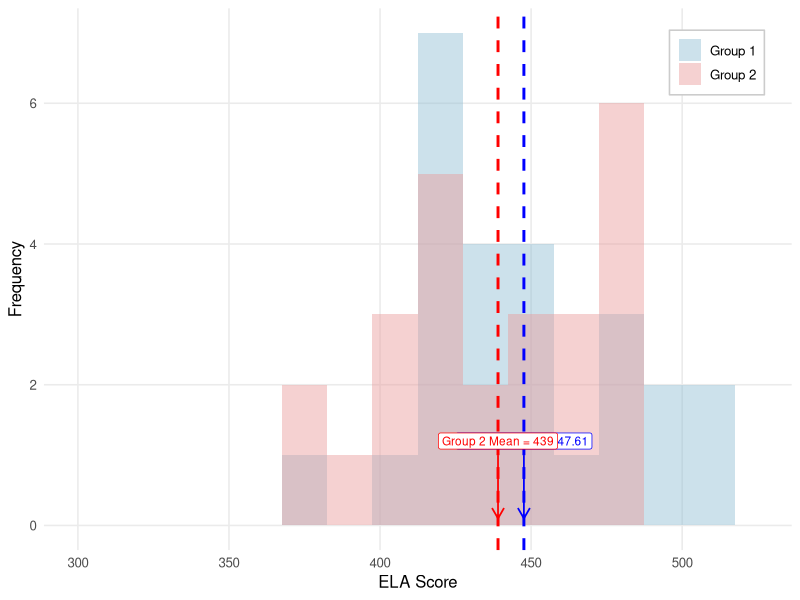
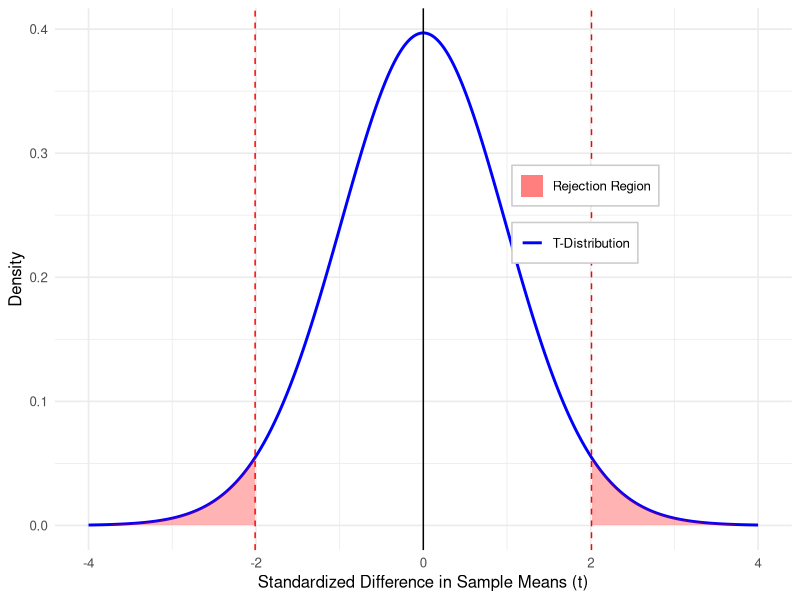
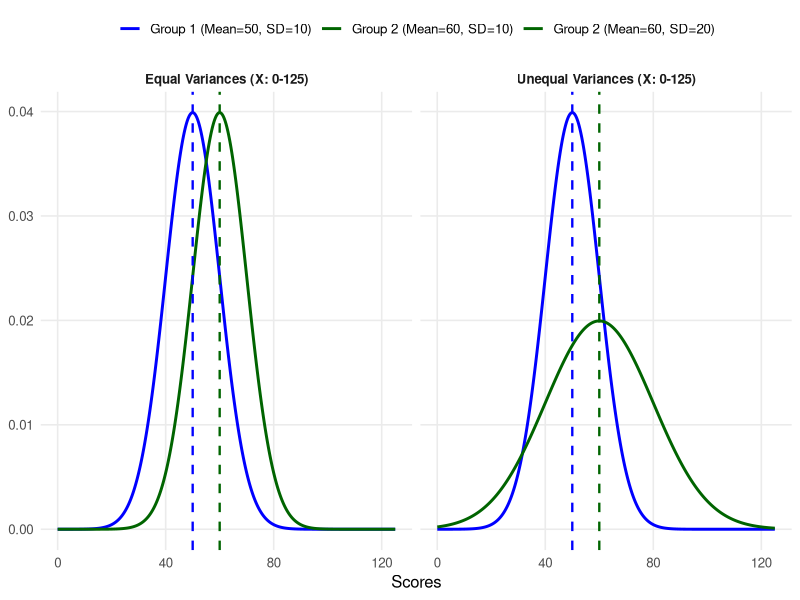
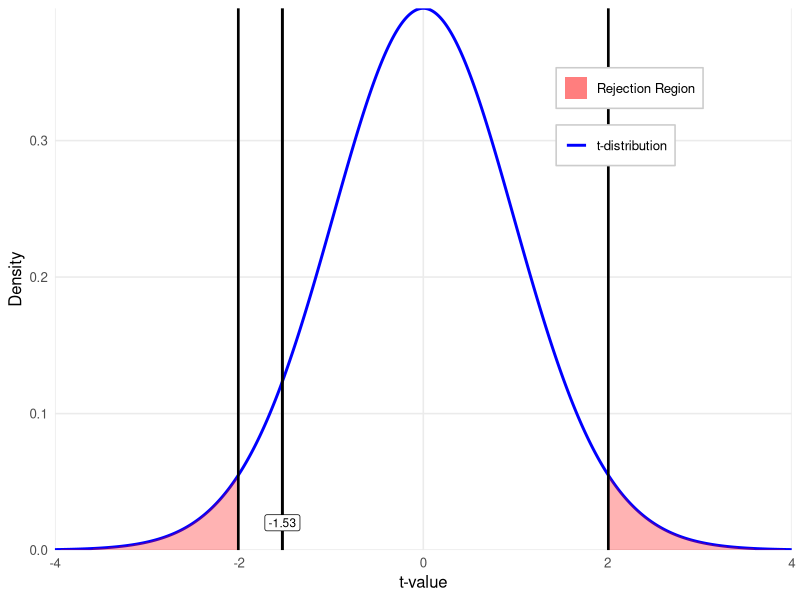
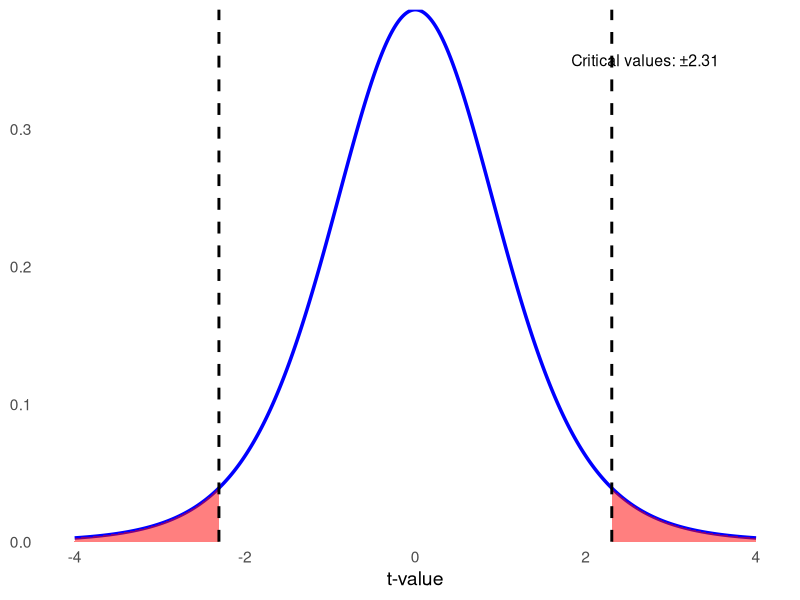
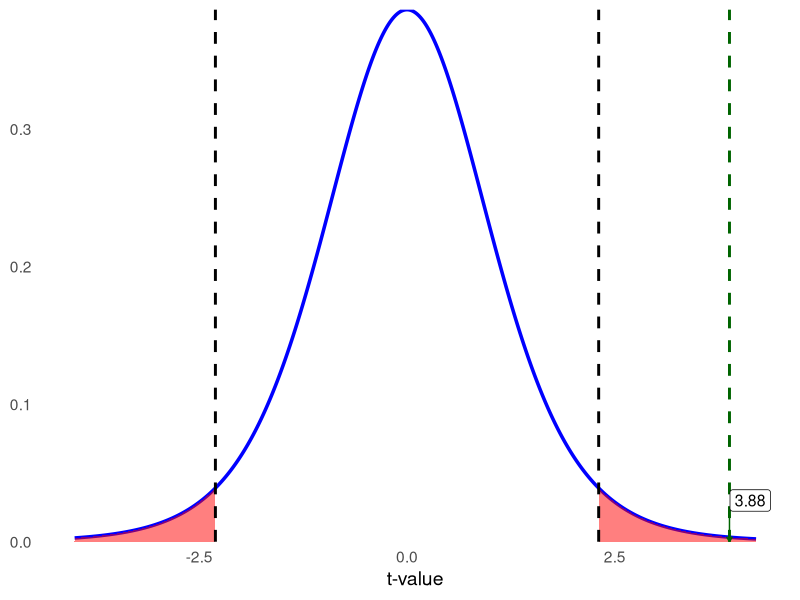
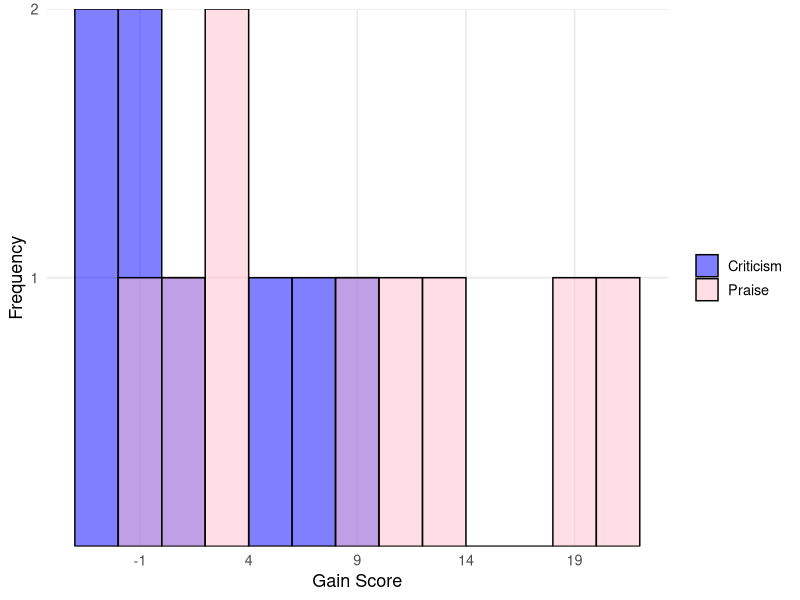

R code for these plots, in order:
## ---- chunk 1
#| label: fig-9.1
#| fig-cap: "Figure 9.1. Overlapping histograms of ELA scores for two third-grade classes"
#| fig-width: 8
#| fig-height: 4.6
#| warning: false
#| message: false
#| echo: false

library(ggplot2)
library(scales)

set.seed(4)
group1 <- rnorm(25, mean = 425.26, sd = 44.99)
group2 <- rnorm(25, mean = 440, sd = 35)

df <- rbind(
  data.frame(score = group1, group = "Group 1"),
  data.frame(score = group2, group = "Group 2")
)

m1 <- mean(group1)
m2 <- mean(group2)

# bins similar to your screenshot
binwidth <- 15

ggplot(df, aes(x = score, fill = group)) +
  geom_histogram(
    binwidth = binwidth,
    position = "identity",
    alpha = 0.45,
    color = NA
  ) +
  geom_vline(xintercept = m1, linetype = "dashed", linewidth = 1, color = "blue") +
  geom_vline(xintercept = m2, linetype = "dashed", linewidth = 1, color = "red") +
  annotate(
    "label",
    x = m1, y = 1.2,
    label = paste0("Group 1 Mean = ", round(m1, 2)),
    size = 3,
    label.size = 0.25,
    fill = "white",
    color = "blue"
  ) +
  annotate(
    "segment",
    x = m1, xend = m1, y = 1.0, yend = 0.1,
    linewidth = 0.6, color = "blue",
    arrow = arrow(length = unit(0.12, "inches"))
  ) +
  annotate(
    "label",
    x = m2, y = 1.2,
    label = paste0("Group 2 Mean = ", round(m2, 0)),
    size = 3,
    label.size = 0.25,
    fill = "white",
    color = "red"
  ) +
  annotate(
    "segment",
    x = m2, xend = m2, y = 1.0, yend = 0.1,
    linewidth = 0.6, color = "red",
    arrow = arrow(length = unit(0.12, "inches"))
  ) +
  scale_fill_manual(
    values = c("Group 1" = "#8fbcd4", "Group 2" = "#e89a9a"),
    breaks = c("Group 1", "Group 2")
  ) +
  coord_cartesian(xlim = c(300, 525)) +
  labs(
    x = "ELA Score",
    y = "Frequency",
    fill = NULL
  ) +
  theme_minimal(base_size = 12) +
  theme(
    legend.position = c(0.9, 0.9),
    legend.background = element_rect(fill = "white", color = "grey80"),
    panel.grid.minor = element_blank()
  )
## ---- chunk 2
#| label: fig-9.2
#| fig-cap: "t-distribution with two-tailed rejection regions"
#| fig-width: 8
#| fig-height: 4.6
#| warning: false
#| message: false
#| echo: false

library(ggplot2)


df <- 49
alpha <- 0.05
tcrit <- qt(1 - alpha/2, df)

x <- seq(-4, 4, length.out = 2000)
curve_df <- data.frame(x = x, y = dt(x, df))

ggplot(curve_df, aes(x, y)) +

  # T distribution line
  geom_line(aes(color = "T-Distribution"), linewidth = 1) +

  # Rejection regions (tails only)
  geom_area(
    data = subset(curve_df, x <= -tcrit),
    aes(fill = "Rejection Region"),
    alpha = 0.3
  ) +
  geom_area(
    data = subset(curve_df, x >= tcrit),
    aes(fill = "Rejection Region"),
    alpha = 0.3
  ) +

  # Critical value lines
  geom_vline(xintercept = -tcrit, linetype = "dashed", color = "red") +
  geom_vline(xintercept = tcrit,  linetype = "dashed", color = "red") +

  # Null line
  geom_vline(
    aes(linetype = "Null Hypothesis (Mean Diff = 0)"),
    xintercept = 0,
    color = "black"
  ) +

  scale_color_manual(values = c("T-Distribution" = "blue"), name = NULL) +
  scale_fill_manual(values = c("Rejection Region" = "red"), name = NULL) +
  scale_linetype_manual(
    values = c("Null Hypothesis (Mean Diff = 0)" = "dashed"),
    name = NULL
  ) +

  labs(
    x = "Standardized Difference in Sample Means (t)",
    y = "Density"
  ) +

  theme_minimal(base_size = 12) +
  theme(
    legend.position = c(0.72, 0.62),
    legend.background = element_rect(fill = "white", color = "grey80")
  )
## ---- chunk 3
#| label: fig-9.3
#| fig-cap: "Normal distributions with equal vs. unequal variances"
#| fig-width: 8
#| fig-height: 4.6
#| warning: false
#| message: false
#| echo: false

library(ggplot2)

x_min <- 0
x_max <- 125
x <- seq(x_min, x_max, length.out = 2000)

params <- data.frame(
  scenario = c("Equal Variances (X: 0-125)", "Equal Variances (X: 0-125)",
               "Unequal Variances (X: 0-125)", "Unequal Variances (X: 0-125)"),
  group    = c("Group 1", "Group 2", "Group 1", "Group 2"),
  mean     = c(50, 60, 50, 60),
  sd       = c(10, 10, 10, 20),
  color    = c("blue", "darkgreen", "blue", "darkgreen")
)

# Build curve data
curve_df <- do.call(rbind, lapply(seq_len(nrow(params)), function(i){
  p <- params[i, ]
  data.frame(
    x = x,
    y = dnorm(x, mean = p$mean, sd = p$sd),
    scenario = p$scenario,
    group = sprintf("%s (Mean=%d, SD=%d)", p$group, p$mean, p$sd),
    mean = p$mean,
    color = p$color
  )
}))

# Means for vlines/legend
means_df <- unique(curve_df[, c("scenario", "group", "mean", "color")])

ggplot(curve_df, aes(x = x, y = y, color = group)) +
  geom_line(linewidth = 1) +
  geom_vline(
    data = means_df,
    aes(xintercept = mean, color = group),
    linetype = "dashed",
    linewidth = 0.8,
    show.legend = FALSE
  ) +
  facet_wrap(~scenario, nrow = 1) +
  coord_cartesian(xlim = c(x_min, x_max)) +
  labs(x = "Scores", y = NULL, color = NULL) +
  scale_color_manual(
    values = setNames(means_df$color, means_df$group)
  ) +
  theme_minimal(base_size = 12) +
  theme(
    legend.position = "top",
    panel.grid.minor = element_blank(),
    strip.text = element_text(face = "bold")
  )

## ---- chunk 4
#| label: fig-9.4
#| fig-cap: "Two-tailed t-test with critical values"
#| fig-width: 8
#| fig-height: 4.6
#| warning: false
#| message: false
#| echo: false

library(ggplot2)

df <- 49
tcrit <- 2.009
t_stat <- -1.53

# Curve data
x <- seq(-4, 4, length.out = 2000)
curve_df <- data.frame(
  x = x,
  y = dt(x, df)
)

# Tail shading data
left_tail  <- subset(curve_df, x <= -tcrit)
right_tail <- subset(curve_df, x >=  tcrit)

ggplot(curve_df, aes(x, y)) +

  # t distribution curve
  geom_line(aes(color = "t-distribution"), linewidth = 1) +

  # rejection regions
  geom_area(data = left_tail,
            aes(fill = "Rejection Region"),
            alpha = 0.3) +
  geom_area(data = right_tail,
            aes(fill = "Rejection Region"),
            alpha = 0.3) +

  # critical value lines
  geom_vline(aes(linetype = "Critical values: ±2.009"),
             xintercept = -tcrit,
             color = "black",
             linewidth = 0.9) +
  geom_vline(aes(linetype = "Critical values: ±2.009"),
             xintercept = tcrit,
             color = "black",
             linewidth = 0.9) +

  # test statistic line
  geom_vline(aes(color = "Test Statistic"),
             xintercept = t_stat,
             linewidth = 1) +

  # label for test statistic
  annotate("label",
           x = t_stat,
           y = 0.02,
           label = "-1.53",
           size = 3,
           label.size = 0.25,
           fill = "white") +

  scale_color_manual(
    values = c(
      "t-distribution" = "blue",
      "Test Statistic" = "darkgreen"
    ),
    name = NULL
  ) +
  scale_fill_manual(
    values = c("Rejection Region" = "red"),
    name = NULL
  ) +
  scale_linetype_manual(
    values = c("Critical values: ±2.009" = "dashed"),
    name = NULL
  ) +

  labs(
    x = "t-value",
    y = "Density"
  ) +
  scale_x_continuous(expand = c(0, 0)) +
  scale_y_continuous(expand = c(0, 0)) +

  coord_cartesian(xlim = c(-4, 4)) +

  theme_minimal(base_size = 12) +
  theme(
    legend.position = c(0.78, 0.80),
    legend.background = element_rect(fill = "white", color = "grey80"),
    panel.grid.minor = element_blank()
  )
## ---- chunk 5
#| label: fig-9.5
#| fig-width: 8
#| fig-height: 5
#| fig-align: center
#| fig-cap: "Sampling distribution with two-tailed rejection regions"
#| warning: false
#| message: false
#| echo: false

library(ggplot2)

df <- 8
alpha <- 0.05
tcrit <- qt(1 - alpha/2, df)

x <- seq(-4, 4, length.out = 1000)

data <- data.frame(
  x = x,
  y = dt(x, df)
)

ggplot(data, aes(x, y)) +

  # t distribution curve
  geom_line(color = "blue", linewidth = 1.2) +

  # rejection regions
  geom_area(
    data = subset(data, x <= -tcrit),
    fill = "red",
    alpha = .5
  ) +

  geom_area(
    data = subset(data, x >= tcrit),
    fill = "red",
    alpha = .5
  ) +

  # critical value lines
  geom_vline(xintercept = c(-tcrit, tcrit),
             linetype = "dashed",
             linewidth = 1) +

  scale_y_continuous(
    expand = c(0, 0)   # removes gap between shaded region and axis
  ) +

  labs(
    x = "t-value",
    y = NULL
  ) +

  annotate(
    "text",
    x = 2.7,
    y = .35,
    label = paste0("Critical values: ±", round(tcrit,2)),
    size = 4
  ) +

  theme_minimal(base_size = 14) +

  theme(
    axis.title.y = element_blank(),
    panel.grid = element_blank()
  )
## ---- chunk 6
#| label: fig-9.6
#| fig-width: 8
#| fig-height: 5
#| fig-align: center
#| fig-cap: "Sampling distribution with rejection regions and calculated t-value."
#| warning: false
#| message: false
#| echo: false

library(ggplot2)

df <- 8
alpha <- 0.05
tcrit <- qt(1 - alpha/2, df)
t_calc <- 3.88

x <- seq(-4, 4.2, length.out = 1000)

data <- data.frame(
  x = x,
  y = dt(x, df)
)

ggplot(data, aes(x, y)) +

  geom_line(color = "blue", linewidth = 1.2) +

  geom_area(
    data = subset(data, x <= -tcrit),
    fill = "red",
    alpha = .5
  ) +

  geom_area(
    data = subset(data, x >= tcrit),
    fill = "red",
    alpha = .5
  ) +

  geom_vline(
    xintercept = c(-tcrit, tcrit),
    linetype = "dashed",
    linewidth = 1
  ) +

  geom_vline(
    xintercept = t_calc,
    color = "darkgreen",
    linetype = "dashed",
    linewidth = 1
  ) +

  annotate(
    "segment",
    x = t_calc,
    xend = t_calc,
    y = 0.02,
    yend = 0,
    colour = "darkgreen",
    arrow = arrow(length = unit(0.15,"cm"))
  ) +

  annotate(
    "label",
    x = t_calc + 0.25,
    y = 0.03,
    label = "3.88",
    size = 4
  ) +

  scale_y_continuous(
    expand = c(0,0)
  ) +

  labs(
    x = "t-value",
    y = NULL
  ) +

  theme_minimal(base_size = 14) +

  theme(
    axis.title.y = element_blank(),
    panel.grid = element_blank()
  )
## ---- chunk 7
#| label: fig-9.7
#| fig-width: 7.5
#| fig-height: 4.5
#| fig-align: center
#| warning: false
#| message: false
#| echo: false

library(ggplot2)

criticism <- c(-3, -2, 0, 0, 2, 5, 7, 9)
praise <- c(0, 2, 3, 4, 10, 12, 14, 19, 21)

df <- rbind(
  data.frame(GainScore = criticism, Group = "Criticism"),
  data.frame(GainScore = praise, Group = "Praise")
)

ggplot(df, aes(x = GainScore, fill = Group)) +
  geom_histogram(
    binwidth = 2,
    position = "identity",
    alpha = 0.5,
    color = "black",
    boundary = 0
  ) +
  scale_x_continuous(
    name = "Gain Score",
    breaks = seq(-6, 22, by = 5)
  ) +
  scale_y_continuous(
    name = "Frequency",
    breaks = c(1, 2),
    expand = c(0, 0)
  ) +
  scale_fill_manual(
    values = c("Criticism" = "blue", "Praise" = "pink")
  ) +
  theme_minimal(base_size = 13) +
  theme(
    legend.title = element_blank(),
    panel.grid.minor = element_blank()
  )
